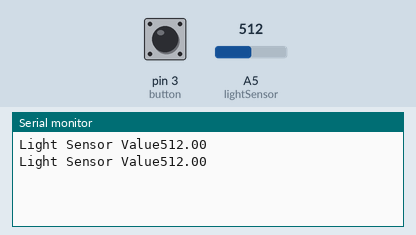
Recording of a sketch running on a simulated Arduino Uno, built with avr-gcc and run on an emulated ATmega328P. On the bench: the last lines printed to the serial monitor. The test bench sets the inputs (shaded band); at power-on: A5 (lightSensor) = 512, pin 3 (button) LOW.

Above: at 11.2 s.
11.3 s: A5 (lightSensor) set to 716
At 12.6 s:
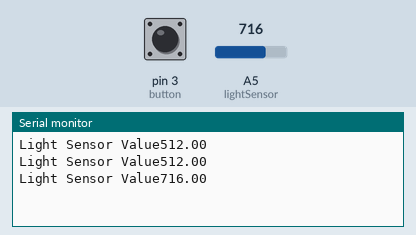
12.8 s: A5 (lightSensor) set to 0
At 13.4 s:
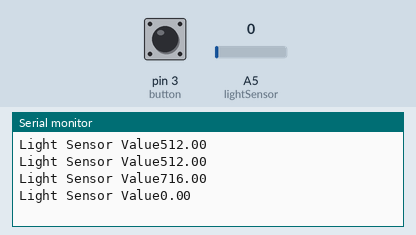
16.8 s: A5 (lightSensor) set to 122
At 17.7 s:
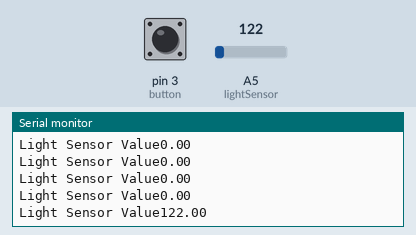
20.8 s: A5 (lightSensor) set to 0
At 21.8 s:
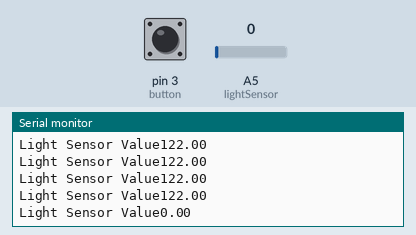
24.8 s: A5 (lightSensor) set to 1023
At 25.8 s:
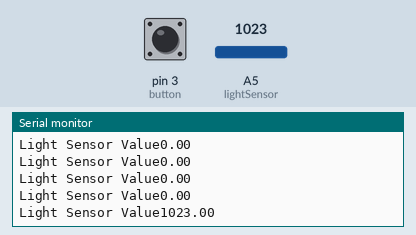
Timing chart, 0 to 27.8 s (numbered marks = the images above; inputs shaded):
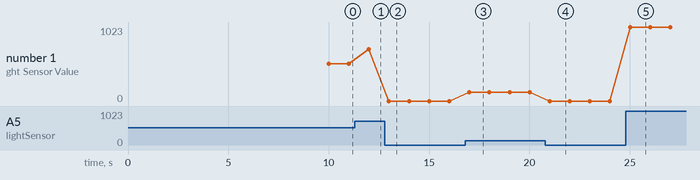

The sketch:

buttonlab.ino
```cpp
/*
 * IT462 George saab Lab 4
 */
 const int lightSensor = 5; //light sensor variable
 float sensValue = 0; //variable to hold sensor reading
 const int button = 3; //pin for button reads
 const int LED1 = 2;
 const int LED4 = 10;
 const int LED3 = 7;
 const int LED2 = 8;
 int buttonval = 0; //variable to hold button read
 int ledflag = 0;
 int ledState = LOW;
 unsigned long previousMillis = 0; //will store last time LED was updated
 const long interval = 30000; //interval at which it will blink
 int var = 0; //Starts the count at 0


void SerialOutput(){
    Serial.print("Light Sensor Value"); //sens to screen
    Serial.print(sensValue, 2); //output variable to screen
    Serial.print("\n"); //drop down a line
}


void setup() {
  // put your setup code here, to run once:
  blinks();
  pinMode(button, INPUT); //setup button pin for input reads
  Serial.begin(9600); //Begins Serial coms at 9600 baud rate
  digitalWrite(LED1, HIGH);


}

void blinks(){
  var = 0;
  while (var < 5){ //will loop thorugh this function until it loops through 5 times
    var++;
    digitalWrite(LED1, HIGH);
    digitalWrite(LED2, HIGH);
    digitalWrite(LED3, HIGH);
    digitalWrite(LED4, HIGH);
    delay(1000);
    digitalWrite(LED1, LOW);
    digitalWrite(LED2, LOW);
    digitalWrite(LED3, LOW);
    digitalWrite(LED4, LOW);
    delay(1000);
  }
}


void buttoncheck(){
  buttonval = (digitalRead(button)==HIGH);  //Read the pin position to obtain button state
  if (buttonval == HIGH){
    if (ledflag == 0) {
      ledflag = 1;
      digitalWrite(LED4, HIGH); //turn on
    }
  else {
   ledflag = 0;
   digitalWrite(LED4, LOW); //turn off
  }
  }
}

void lightRead(){
  if (sensValue <= 300) {
    digitalWrite(LED3, HIGH); //turn on LED3 when dark
  }
  else {
    digitalWrite(LED3, LOW); //turn off LED3
  }


  if (sensValue > 300) {
      digitalWrite(LED2, HIGH); //turn on LED2 when light
    }
    else {
      digitalWrite(LED2, LOW); //turn off LED2
    }
}

void LowtoHigh(){
  // loop from the lowest pin to the highest:
unsigned long currentMillis = millis();

  if (currentMillis - previousMillis >= interval) {
    // save the last time you blinked the LED
    previousMillis = currentMillis;

    // if the LED is off turn it on and vice-versa:
    if (ledState == LOW) {
      ledState = HIGH;
    } else {
      ledState = LOW;
    }

    // set the LED with the ledState of the variable:
    digitalWrite(LED1, ledState);
  }

}


void loop() {
  // put your main code here, to run repeatedly:
  sensValue = analogRead(lightSensor); //import sensor data into the sensval variable
  buttoncheck();
  lightRead();
  LowtoHigh();
  SerialOutput();
  delay(1000);


}
```

Measured:
- after the input at 11.3 s, the serial monitor: prints a new line after 0.70 s (image 1)
- after the input at 12.8 s, the serial monitor: prints a new line after 0.20 s (image 2)
- after the input at 16.8 s, the serial monitor: prints a new line after 0.21 s (image 3)
- after the input at 20.8 s, the serial monitor: prints a new line after 0.21 s (image 4)
- after the input at 24.8 s, the serial monitor: prints a new line after 0.21 s (image 5)
- plotted number 1: 512 → 716 after the input at 11.3 s, 716 → 0 after the input at 12.8 s, 0 → 122 after the input at 16.8 s, 122 → 0 after the input at 20.8 s, 0 → 1023 after the input at 24.8 s
